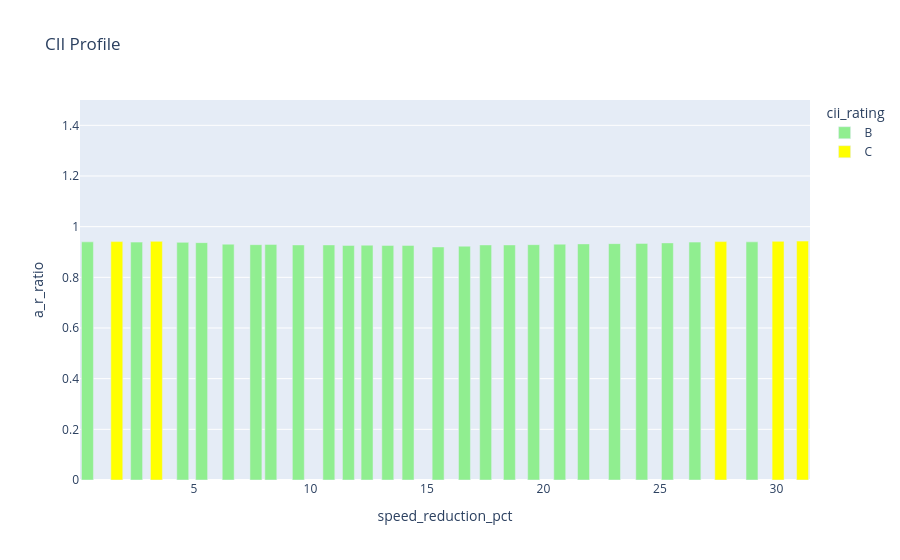

Source (notebook cell):
### Code cell
import plotly.express as px

fig = px.bar(newdf, x="speed_reduction_pct", 
             y="a_r_ratio", 
             color="cii_rating", 
             title="CII Profile", 
             color_discrete_map= {'A' : 'green', 'B' : 'lightgreen', 'C' : 'yellow',   'D' : 'orange'}
            )
fig.update_yaxes(range=[0, 1.5]) 
fig.show()

### Figure 1 — Plotly figure (JSON) as saved in the notebook; plotly's stock layout.template omitted (floating-point values rounded to 4 significant figures)
{"data": [{"alignmentgroup": "True", "hovertemplate": "cii_rating=B<br>speed_reduction_pct=%{x}<br>a_r_ratio=%{y}<extra></extra>", "legendgroup": "B", "marker": {"color": "lightgreen", "pattern": {"shape": ""}}, "name": "B", "offsetgroup": "B", "orientation": "v", "showlegend": true, "textposition": "auto", "type": "bar", "x": [0.43, 2.54, 4.52, 5.33, 6.47, 7.66, 8.3, 9.48, 10.79, 11.63, 12.43, 13.32, 14.19, 15.48, 16.61, 17.52, 18.54, 19.58, 20.7, 21.72, 23.05, 24.22, 25.32, 26.5, 28.95], "xaxis": "x", "y": [0.94, 0.939, 0.938, 0.937, 0.931, 0.929, 0.93, 0.928, 0.928, 0.926, 0.927, 0.926, 0.926, 0.92, 0.923, 0.928, 0.928, 0.929, 0.931, 0.932, 0.933, 0.934, 0.936, 0.939, 0.94], "yaxis": "y"}, {"alignmentgroup": "True", "hovertemplate": "cii_rating=C<br>speed_reduction_pct=%{x}<br>a_r_ratio=%{y}<extra></extra>", "legendgroup": "C", "marker": {"color": "yellow", "pattern": {"shape": ""}}, "name": "C", "offsetgroup": "C", "orientation": "v", "showlegend": true, "textposition": "auto", "type": "bar", "x": [1.69, 3.39, 27.61, 30.07, 31.12], "xaxis": "x", "y": [0.941, 0.942, 0.941, 0.942, 0.943], "yaxis": "y"}], "layout": {"autosize": true, "barmode": "relative", "legend": {"title": {"text": "cii_rating"}, "tracegroupgap": 0}, "title": {"text": "CII Profile"}, "xaxis": {"anchor": "y", "autorange": true, "domain": [0, 1], "range": [0.11, 31.44], "title": {"text": "speed_reduction_pct"}, "type": "linear"}, "yaxis": {"anchor": "x", "domain": [0, 1], "range": [0, 1.5], "title": {"text": "a_r_ratio"}, "type": "linear"}}}
